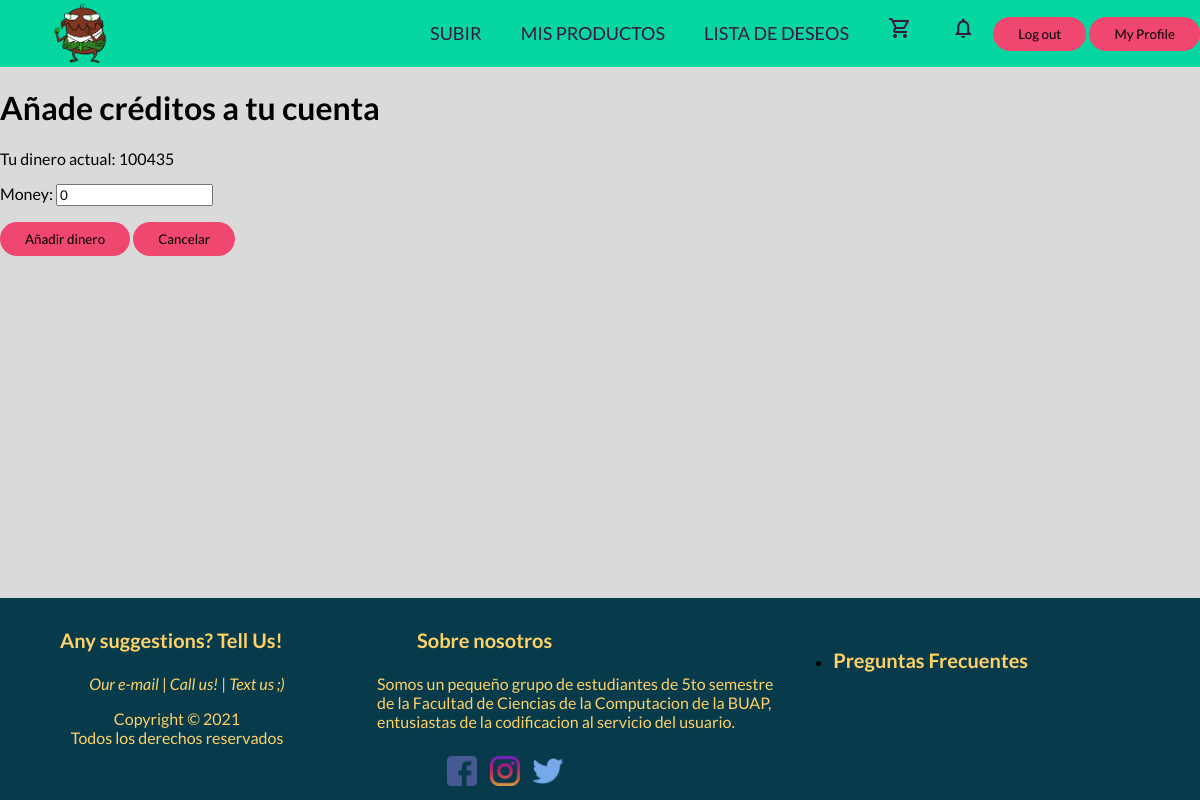
The page /addMoney (signed in) on the database as committed earlier.
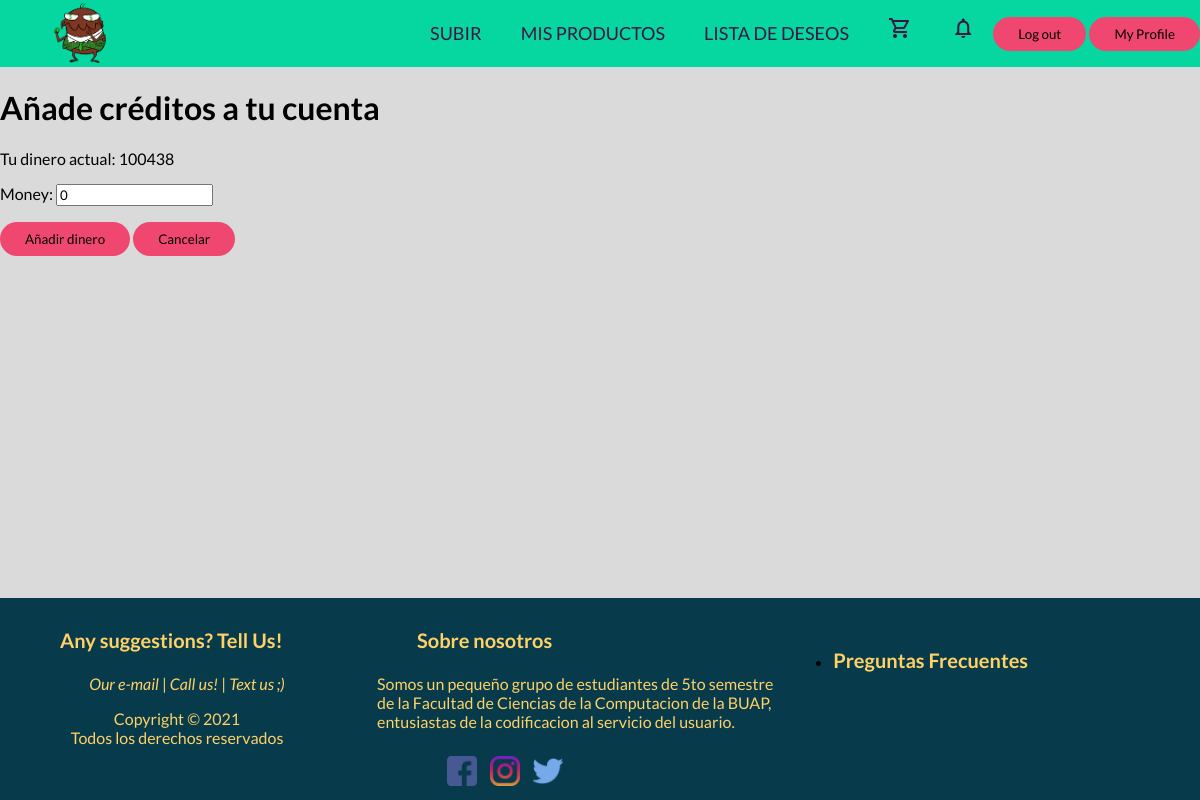
The same page on the database as committed later.
### users/models.py (models this page shows, shortened)
class User(AbstractBaseUser, PermissionsMixin):
    firstName = models.CharField(max_length=100,blank=False)
    lastName = models.CharField(max_length=100, blank=True)
    email = models.EmailField(max_length=255, unique= True)
    password = models.CharField(max_length=200)
    city = models.CharField(max_length=64, blank = True)
    state = models.CharField(max_length=64,blank = True)
    money = models.PositiveIntegerField(blank=True,default=0)
    profilePic = models.ImageField(default="pic_default.jpg",null = True, blank = True)
    products = models.ManyToManyField("store.StockProduct", blank=True)
    is_active = models.BooleanField(default = True)
    is_staff = models.BooleanField(default=False)
    USERNAME_FIELD = 'email'
    REQUIRED_FIELDS = ['firstName'] #email and password are required by default
    objects = UserManager()

### users/views.py (the view, shortened to what this page needs)
# urls.py: path("addMoney",views.updateMoney,name="addMoney"),
def updateMoney(request):
    theForm = UpdateMoneyForm()
    return render(request,"users/addMoney.html",{"form":theForm})

### users/forms.py
class UpdateMoneyForm(forms.ModelForm):
    money = forms.IntegerField(widget=forms.NumberInput(None),min_value=0,initial=0,error_messages={0:"Los créditos deben ser mayor o igual a 1"})
    class Meta:
        model = User
        fields = ['money']

### users/templates/users/addMoney.html (shortened to what this page needs)
{% extends 'core/layout.html' %}
{% load static %}
{% block body %}
    <h1>Añade créditos a tu cuenta</h1>
    <p>Tu dinero actual: {{user.money}}</p>
    <div class="form">
        <form method="POST" action="{% url 'users:addMoney' %}" >
            {{form.as_p}}
            <button id="submitBtn" type="submit" name="UpdateMoney">Añadir dinero</button>
            <button id="submitBtn" type="submit" name="Cancel">Cancelar</button>
        </form>
    </div>
{% endblock body %}

### core/templates/core/layout.html (shortened to what this page needs)
{% load static %}
<!DOCTYPE html>
<html lang="en">
  <head>
    <link rel="stylesheet" href="{% static 'core/styleLayout.css' %}"  type="text/css"/>
  </head>
  <body>
    <header>
      <a href="{% url 'core:index' %}" class="enlace">
          <img src="{% static 'store/logo.png' %}"  alt="logo" class="logo">
      </a>
      <nav>
        <ul class="nav_links">
          {% if user.is_authenticated %}
            <li><a href="{% url 'store:uploadProduct' %}"> Subir</a></li>
            <li><a href="{% url 'users:myProducts' %}">Mis productos</a></li>
            <li><a href="{% url 'users:wishlist' %}">Lista de deseos</a></li>
            <li><a href="{% url 'store:cart' %}" id="iconRef">
              <span id="iconImg" class="material-icons-outlined">shopping_cart</span>
            </a></li>
            <li><a href="{% url 'users:notifications' %}" id="iconRef">
                <span id="iconImg" class="material-icons-outlined">notifications</span>
            </a></li>
          {% else %}
            <li><a href="{% url 'users:wishlist' %}">Lista de deseos</a></li>
            <li><a href="{% url 'store:cart' %}" id="iconRef">
              <span id = "iconImg" class="material-icons-outlined">shopping_cart</span>
            </a></li>
          {% endif %}
        </ul>
        <div class="buttons">
          {% if user.is_authenticated %}
            <a class="login" href="{% url 'users:logout' %}"><button>Log out</button></a>
            <a class="signup" href="{% url 'users:myProfile' %}"><button>My Profile</button></a>
          {% else %}
            <a class="login" href="{% url 'users:loginV' %}"><button>Log in</button></a>
            <a class="signup" href="{% url 'users:signup' %}"><button>Sign up</button></a>
          {% endif %}
        </div>
      </nav>
    </header>
    <div class="main">{% block body %} {% endblock body %}</div>
    <footer class="footer-distributed">
        <div class="footer-left">
            <h3>Any suggestions? Tell Us!</h3>
            <p class="footer-links">
                <i>Our e-mail</i>
                |
                <i>Call us!</i>
                |
                <i>Text us ;)</i>
            </p>
            <p class="footer-Copyright">Copyright &copy; 2021<br>Todos los derechos reservados</br></p>
        </div>
        <div class="footer-center">
            <div>
                <h3>Sobre nosotros</h3>
                <p>Somos un pequeño grupo de estudiantes de 5to semestre de la Facultad de Ciencias de la Computacion
                de la BUAP, entusiastas de la codificacion al servicio del usuario. </br></p>
            </div>
            <div class="footer-icons">
                <a href="{% url 'core:index' %}" class="social">
                    <img src="{% static 'store/fb.png' %}"  alt="socialImg" class="socialImg">
                </a>
                <a href="{% url 'core:index' %}" class="social">
                    <img src="{% static 'store/insta.png' %}"  alt="socialImg" class="socialImg">
                </a>
                <a href="{% url 'core:index' %}" class="social">
                    <img src="{% static 'store/twit.png' %}"  alt="socialImg" class="socialImg">
                 </a>
            </div>
        </div>
        <div class="footer-right">
          <ul>
            <li><a href="{% url 'core:FAQ' %}"><p>Preguntas Frecuentes</p></a></li>
          </ul>
        </div>
    </footer>
  </body>
</html>

### core/static/core/styleLayout.css (style rules this page uses)
* { font-family: 'Lato', sans-serif; }
header { box-sizing: border-box; margin: 0; padding: 0; text-decoration: none; }
body { min-height: 100vh; margin: 0; display: grid; grid-template-rows: auto 1fr auto; background-color: #dadada;; }
footer { position: fixed; bottom: 0; }
@media (max-height: 880px) { footer { position: static; } }
.footer-distributed { background: #073b4c; box-sizing: border-box; width: 100%; text-align: left; padding-left: 20px; padding-top: 30px; padding-bottom: 5px; margin-top: 80px; }
.footer-distributed .footer-left, .footer-distributed .footer-center, .footer-distributed .footer-right { display: inline-block; vertical-align: top; }
.footer-distributed .footer-left { width: 30%; }
.footer-distributed .footer-left .footer-links { padding-right: 20px; text-align: center; }
.footer-left .footer-Copyright { text-align: center; padding-right: 40px; }
.footer-distributed h3 { font-size: 20px; height: 15px; padding-left: 40px; padding-bottom: 15px; color: #ffd166; margin: 0px; }
.footer-distributed p { color: #ffd166; font-size: 16px; }
.footer-distributed .footer-center { width: 35%; }
.footer-center .footer-icons { margin-top: 25px; padding-left: 60px; }
.footer-center .footer-icons a { display: inline-block; line-height: 1.8; text-decoration: none; color: inherit; padding-left: 10px; }
.footer-distributed .footer-right { width: 20%; }
.footer-right a { color: #FFFFFF; text-decoration: none; }
.footer-right p { color:#ffd166; font-size: 20px; font-weight:bold; padding-bottom: 40px }
img.socialImg { width: 30px; padding: none; }
nav { background-color: #06d6a0; height: 67px; width: 100%; font-family: 'Roboto', sans-serif; font-weight: 400; display: flex; justify-content: flex-end; align-items: center; }
.enlace { position: absolute; padding: 3px 50px; }
.logo { height: 60px; }
nav ul { float: left; margin-right: 0px; }
nav ul li { display: inline-block; line-height: 80px; margin: 0 5px; }
nav ul li a { color: #3C1642; font-size: 18px; padding: 7px 13px; border-radius: 3px; text-transform: uppercase; text-decoration: none; transition: all 0.3s ease 0s; }
button { padding: 9px 25px; border: none; border-radius: 25px; background-color: #ef476f; cursor: pointer; transition: all 0.3s ease 0s; }
#iconImg { text-align: center; }

Rows that differ between the two databases and show on the page:
changed User: money "100435" → "100438"
